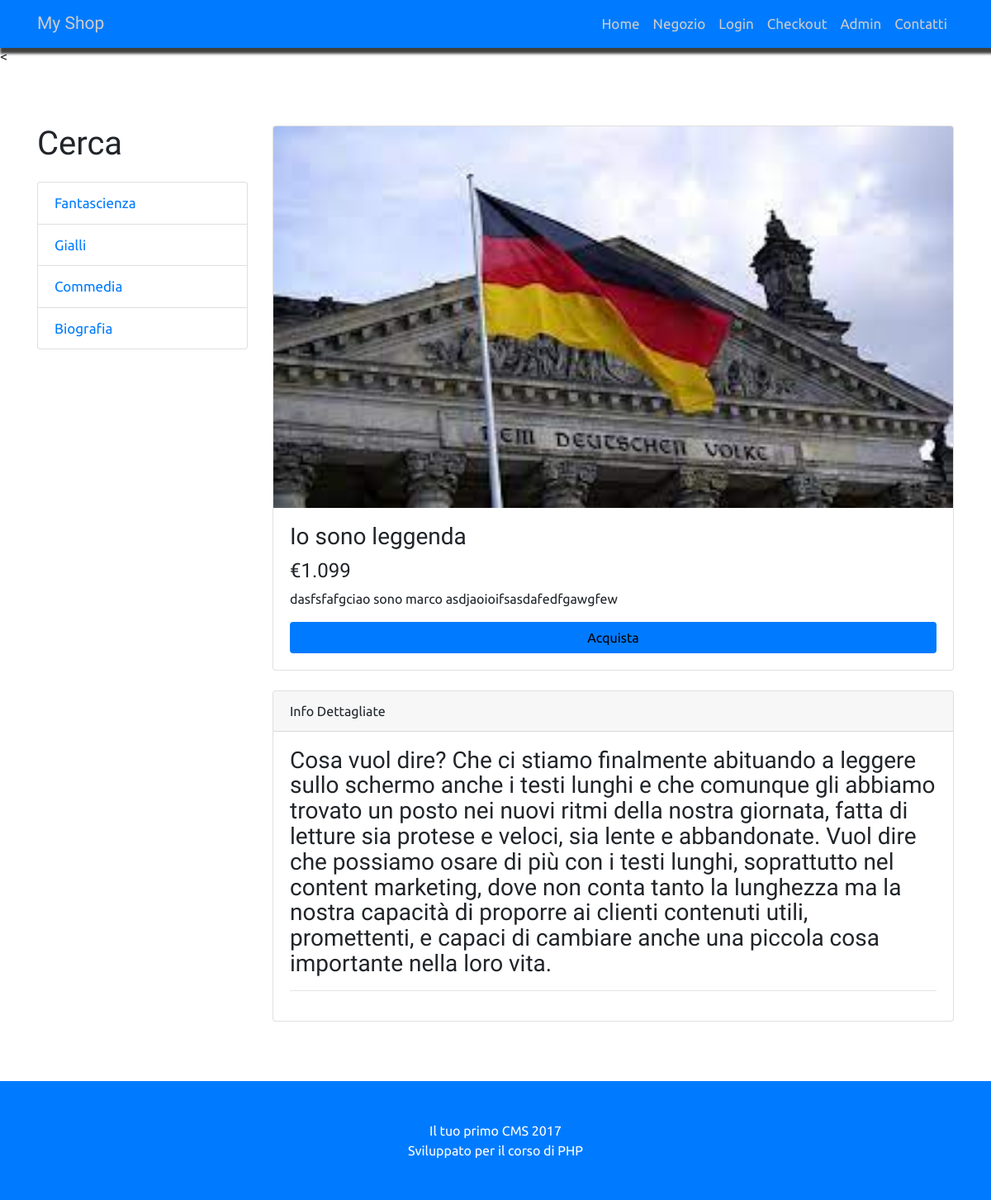
Screenshot of /prodotto.php?id=2 with the database file from the repository.
### tables this page shows
CREATE TABLE `categorie` (
  `id_cat` int(11) NOT NULL,
  `nome_cat` varchar(255) NOT NULL
);

CREATE TABLE `prodotti` (
  `id_prodotto` int(11) NOT NULL,
  `nome_prodotto` varchar(255) NOT NULL,
  `descr_prodotto` varchar(255) NOT NULL,
  `prezzo` float NOT NULL,
  `cat_prodotto` int(11) NOT NULL,
  `immagine` text NOT NULL,
  `info_dettagliate` varchar(600) NOT NULL,
  `quantita_pdt` int(11) NOT NULL
);

### public/prodotto.php (the view, shortened to what this page needs)
<?php include(FRONT_END.'header.php'); ?>
    <div class="container my-5">
      <div class="row">
      <?php include(FRONT_END.'sidebar.php'); ?>
      <?php
        $pdtSingolo= query("SELECT * FROM prodotti WHERE id_prodotto = {$_GET['id']}");
        while($row = fetch_array($pdtSingolo)):
      ?>
        <div class="col-lg-9">
          <div class="card mt-4">
            <img class="card-img-top img-fluid" src="../risorse/<?php echo $row['immagine'];?>" alt="">
            <div class="card-body">
              <h3 class="card-title"><?php echo $row['nome_prodotto'];?></h3>
              <h4>€<?php echo $row['prezzo'];?></h4>
              <p class="card-text"><?php echo $row['descr_prodotto'];?></p>
              <button type="button" class="btn bg-primary btn-small btn-block">Acquista</button>
            </div>
          </div>
          <div class="card card-outline-secondary my-4">
            <div class="card-header">
              Info Dettagliate
            </div>
            <div class="card-body">
              <h3 class="card-text"><?php echo $row['info_dettagliate'];?></h3>
              <hr>
            </div>
          </div>
        </div>
      <?php endwhile ?>
      </div>
    </div>
    <?php include(FRONT_END."footer.php"); ?>

### risorse/funzioni.php (shortened to what this page needs)
<?php
    function query($sql){
        global $connessione;
        return mysqli_query($connessione,$sql);
    }
    function fetch_array($risultato){
        return mysqli_fetch_array($risultato);
    }
    function mostraCategorie(){
        $ricercaCategorie= query('SELECT * FROM categorie');
        while($row = fetch_array($ricercaCategorie)){
        $categorie= <<< STRINGA_CAT
            <a href='categorie.php?id={$row['id_cat']}' class='list-group-item'>{$row['nome_cat']}</a>
        STRINGA_CAT;
        echo $categorie;
        }
    }

### public/css/custom.css (style rules this page uses)
body { padding-top: 54px; font-family: Ubuntu, sans-serif; }
h1,h2,h3,h4,h5,h6 { font-family: Prompt, sans-serif; }
a { font-size: 17px }
@media (min-width: 992px) { body { padding-top: 56px; } }

### rows the page displays
categorie: nome_cat "Fantascienza"
categorie: nome_cat "Gialli"
categorie: nome_cat "Commedia"
categorie: nome_cat "Biografia"
prodotti: immagine (picture), nome_prodotto "Io sono leggenda", prezzo "1.099", descr_prodotto "dasfsfafgciao sono marco asdjaoioifsasdafedfgawgfew", info_dettagliate "Cosa vuol dire? Che ci stiamo finalmente abituando a leggere sullo schermo anche i testi lunghi e che comunque gli abbiamo trovato un posto nei nuovi ritmi della nostra giornata, fatta di letture sia protese e veloci, sia lente e abbandonate. Vuol dire che possiamo osare di più con i testi lunghi, soprattutto nel content marketing, dove non conta tanto la lunghezza ma la nostra capacità di proporre ai clienti contenuti utili, promettenti, e capaci di cambiare anche una piccola cosa importante nella loro vita."
